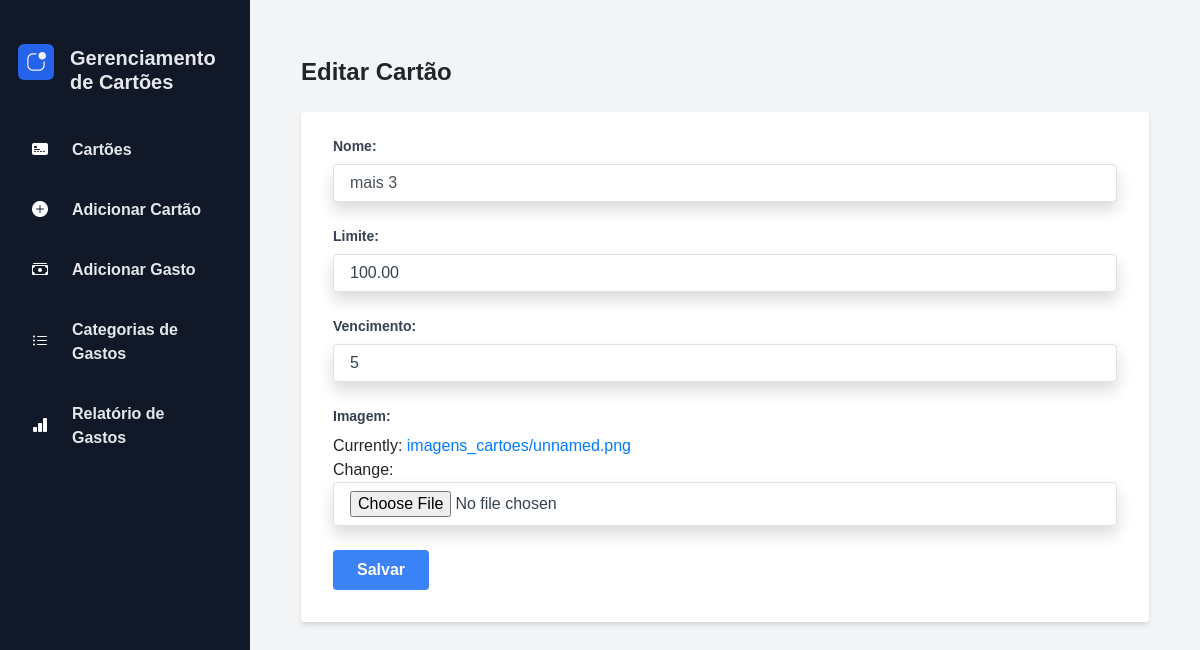
The page /gestao_cartoes/cartao/7/editar/ on the database as committed earlier.
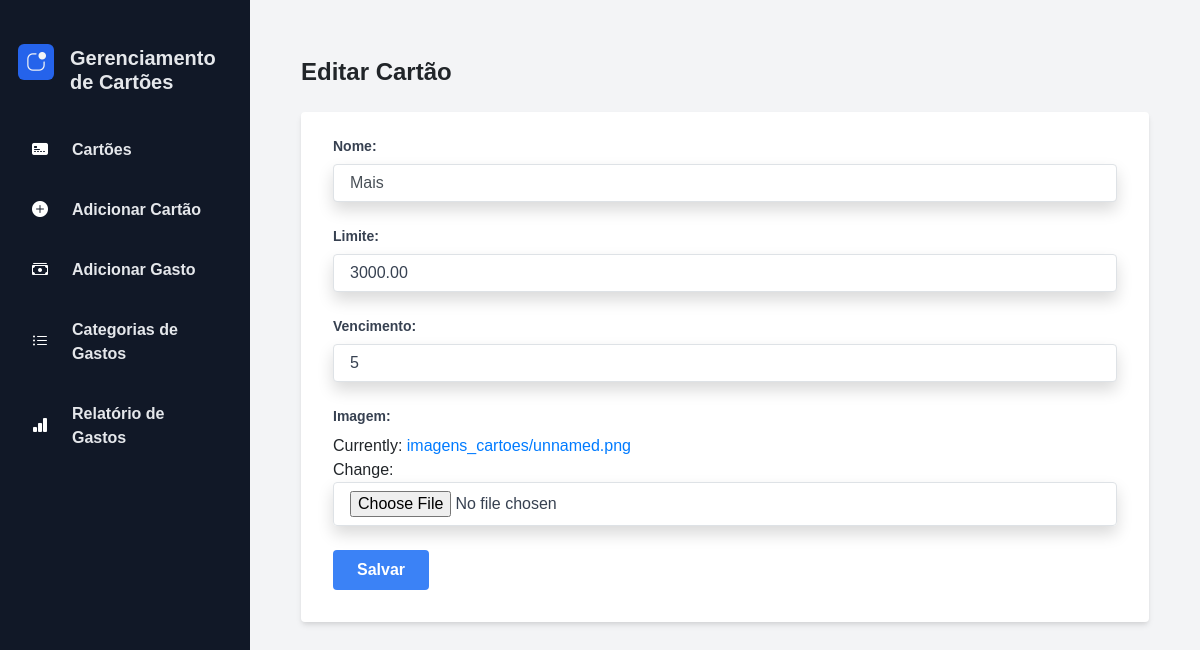
The same page on the database as committed later.
### gestao_cartoes/models.py (models this page shows, shortened)
class Cartao(models.Model):
    nome = models.CharField(max_length=100)
    limite = models.DecimalField(max_digits=10, decimal_places=2)
    vencimento = models.IntegerField()
    imagem = models.ImageField(upload_to='imagens_cartoes/', default='imagens_cartoes/default_image.jpg')

### gestao_cartoes/views.py (the view)
# urls.py: path('cartao/<int:cartao_id>/editar/', editar_cartao, name='editar_cartao'),
def editar_cartao(request, cartao_id):
    cartao = get_object_or_404(Cartao, id=cartao_id)
    if request.method == 'POST':
        form = CartaoForm(request.POST, instance=cartao)
        if form.is_valid():
            form.save()
            return redirect('lista_cartoes')  # Redirecionar para a lista de cartões após salvar
    else:
        form = CartaoForm(instance=cartao)
    return render(request, 'editar_cartao.html', {'form': form})

### gestao_cartoes/forms.py
class CartaoForm(forms.ModelForm):
    vencimento = forms.IntegerField(validators=[MinValueValidator(1), MaxValueValidator(31)],
                                    help_text="Informe um dia entre 1 e 31")
    class Meta:
        model = Cartao
        fields = ['nome', 'limite', 'vencimento','imagem']
        widgets = {
            'nome': forms.TextInput(attrs={'class': 'form-control'}),
        }

### gestao_cartoes/templates/editar_cartao.html (shortened to what this page needs)
{% extends 'base.html' %}
{% load widget_tweaks %}
{% block content %}
<div class="max-w-4xl mx-auto py-8 px-4">
    <h2 class="text-2xl font-bold mb-6">Editar Cartão</h2>
    <form method="post" class="bg-white shadow-md rounded px-8 pt-6 pb-8 mb-4">
        {% for field in form %}
        <div class="mb-4">
            <label for="{{ field.id_for_label }}" class="block text-gray-700 text-sm font-bold mb-2">{{ field.label }}:</label>
            {{ field|add_class:"shadow appearance-none border rounded w-full py-2 px-3 text-gray-700 leading-tight focus:outline-none focus:shadow-outline" }}
        </div>
        {% endfor %}
        <button type="submit" class="bg-blue-500 hover:bg-blue-700 text-white font-bold py-2 px-4 rounded focus:outline-none focus:shadow-outline">
            Salvar
        </button>
    </form>
</div>
{% endblock %}

Rows that differ between the two databases and show on the page:
changed Cartao: nome "mais 3" → "Mais"; limite "100.00" → "3000.00"
